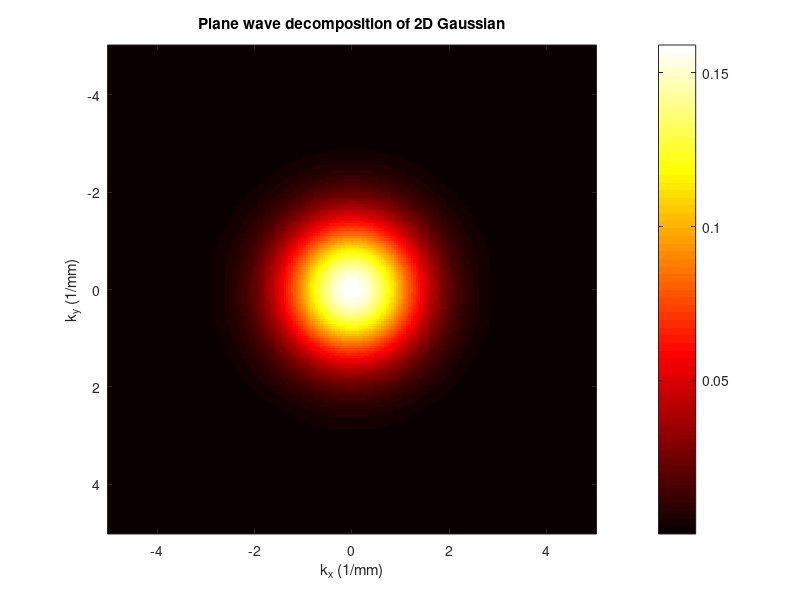

MATLAB code to generate this figure:
%% Plane wave decomposition of a 2D Gaussian
clear; clc; close all;

sigma = 1; % standard deviation in mm (adjust as needed)

% Define kx, ky vectors
kmax = 5/sigma; % range for plotting
Nk = 200;
kx = linspace(-kmax, kmax, Nk);
ky = linspace(-kmax, kmax, Nk);
[KX, KY] = meshgrid(kx, ky);

% Plane wave decomposition (Fourier transform)
U_k = (sigma^2 / (2*pi)) * exp(-(KX.^2 + KY.^2) * sigma^2 / 2);

% Plot intensity
figure;
imagesc(kx, ky, abs(U_k));
axis image;
colorbar;
xlabel('k_x (1/mm)');
ylabel('k_y (1/mm)');
title('Plane wave decomposition of 2D Gaussian');
colormap hot;
